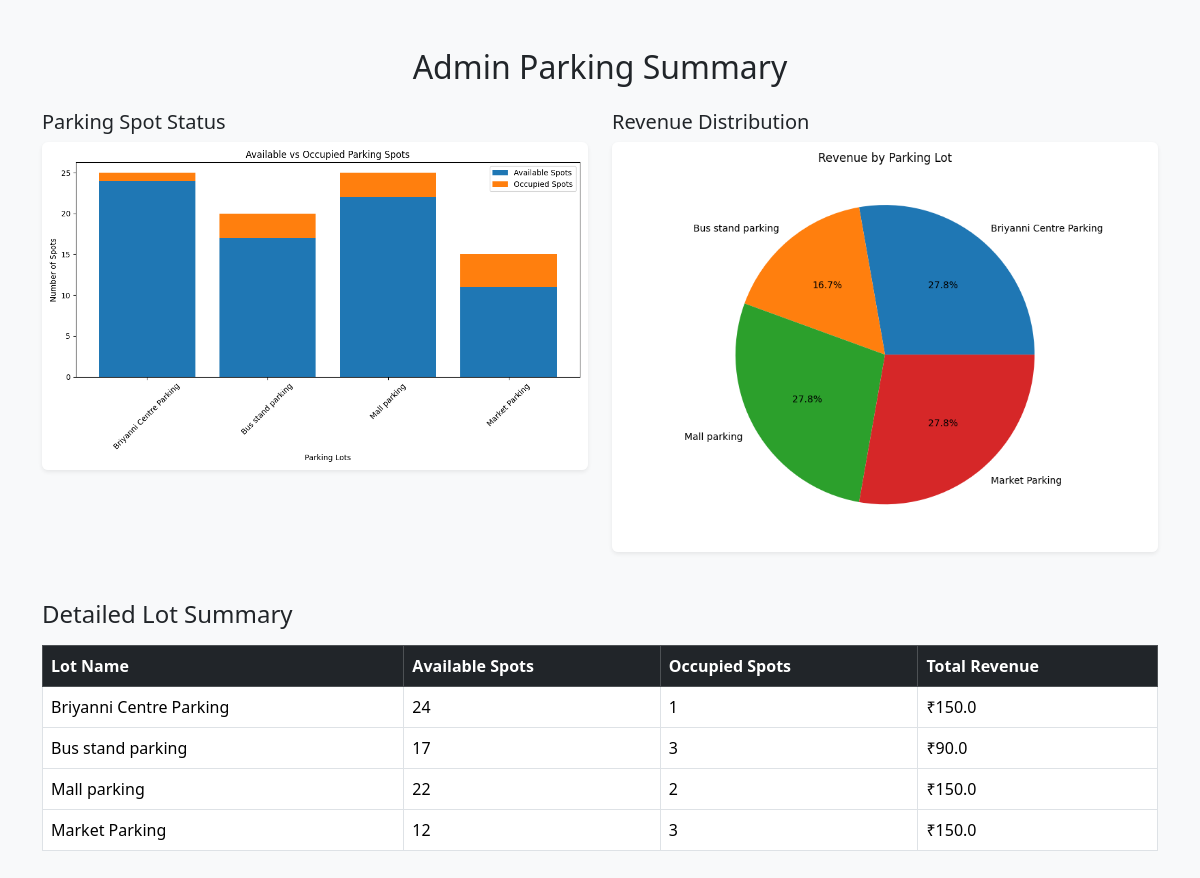
Screenshot of /admin/summary (signed in) with the database file from the repository.
### models.py (models this page shows)
class Parking(db.Model):
    __tablename__ = "parking"
    id = db.Column(db.Integer, primary_key=True)
    primary_location_name = db.Column(db.String(20), nullable=False)
    address = db.Column(db.String(20), nullable=False)
    pin_code = db.Column(db.String(20), nullable=False)
    price = db.Column(db.Float, nullable=False)
    number_of_spots = db.Column(db.Integer, nullable=False)
    spots = db.relationship(
        "parkingSpot", back_populates="parking", cascade="all, delete-orphan"
    )

### controllers.py (the view)
@app.route("/admin/summary", methods=["GET", "POST"])
def admin_summary():
    if "username" not in session or session["username"] != "admin":
        return redirect(url_for("login"))
    lots = Parking.query.order_by(Parking.primary_location_name).all()
    lot_names = []
    available_counts = []
    occupied_counts = []
    revenue_by_lot = []
    for lot in lots:
        lot_names.append(lot.primary_location_name)
        available = parkingSpot.query.filter_by(parking_id=lot.id, status="A").count()
        occupied = parkingSpot.query.filter_by(parking_id=lot.id, status="O").count()
        available_counts.append(available)
        occupied_counts.append(occupied)
        total_revenue = 0
        for spot in lot.spots:
            for booking in spot.bookings:
                if booking.status == "Released":
                    total_revenue += booking.parking_cost
        revenue_by_lot.append(total_revenue)
    os.makedirs(app.config["CHART_FOLDER"], exist_ok=True)
    plt.figure(figsize=(10, 6))
    plt.bar(lot_names, available_counts, label="Available Spots")
    plt.bar(lot_names, occupied_counts, bottom=available_counts, label="Occupied Spots")
    plt.xlabel("Parking Lots")
    plt.ylabel("Number of Spots")
    plt.title("Available vs Occupied Parking Spots")
    plt.legend()
    plt.xticks(rotation=45)
    plt.tight_layout()
    bar_chart_path = os.path.join(app.config["CHART_FOLDER"], "bar_chart.png")
    plt.savefig(bar_chart_path)
    plt.close()
    plt.figure(figsize=(8, 6))
    if revenue_by_lot and sum(revenue_by_lot) > 0:
        plt.pie(revenue_by_lot, labels=lot_names, autopct="%1.1f%%")
        plt.title("Revenue by Parking Lot")
    else:
        plt.text(0.5, 0.5, 'No Revenue Data', ha='center', va='center', fontsize=14)
        plt.axis('off')  # Hide axis if no pie
    plt.tight_layout()
    pie_chart_path = os.path.join(app.config["CHART_FOLDER"], "pie_chart.png")
    plt.savefig(pie_chart_path)
    plt.close()
    bar_chart_url = url_for("static", filename="charts/bar_chart.png")
    pie_chart_url = url_for("static", filename="charts/pie_chart.png")
    return render_template(
        "admin_summary.html",
        lots=lots,
        available_counts=available_counts,
        occupied_counts=occupied_counts,
        revenue_by_lot=revenue_by_lot,
        bar_chart_url=bar_chart_url,
        pie_chart_url=pie_chart_url,
    )

### templates/admin_summary.html (shortened to what this page needs)
<!DOCTYPE html>
<html lang="en">
<head>
    <link href="https://cdn.jsdelivr.net/npm/bootstrap@5.3.3/dist/css/bootstrap.min.css" rel="stylesheet">
</head>
<body class="bg-light">
    <div class="container my-5">
        <h2 class="mb-4 text-center">Admin Parking Summary</h2>
        <div class="row">
            <div class="col-md-6">
                <h5>Parking Spot Status</h5>
                <img src="{{ bar_chart_url }}" alt="Bar Chart" class="img-fluid rounded shadow-sm">
            </div>
            <div class="col-md-6">
                <h5>Revenue Distribution</h5>
                <img src="{{ pie_chart_url }}" alt="Pie Chart" class="img-fluid rounded shadow-sm">
            </div>
        </div>
        <div class="mt-5">
            <h4 class="mb-3">Detailed Lot Summary</h4>
            <table class="table table-bordered table-hover">
                <thead class="table-dark">
                    <tr>
                        <th>Lot Name</th>
                        <th>Available Spots</th>
                        <th>Occupied Spots</th>
                        <th>Total Revenue</th>
                    </tr>
                </thead>
                <tbody>
                    {% for i in range(lots|length) %}
                        <tr>
                            <td>{{ lots[i].primary_location_name }}</td>
                            <td>{{ available_counts[i] }}</td>
                            <td>{{ occupied_counts[i] }}</td>
                            <td>₹{{ revenue_by_lot[i] }}</td>
                        </tr>
                    {% endfor %}
                </tbody>
            </table>
        </div>
    </div>
</body>
</html>

### rows the page displays
Parking: primary_location_name "Briyanni Centre Parking"
Parking: primary_location_name "Bus stand parking"
Parking: primary_location_name "Mall parking"
Parking: primary_location_name "Market Parking"

### other values shown
{{ available_counts[i] }} "24" "17" "22" "12"
{{ occupied_counts[i] }} "1" "3" "2" "3"
{{ revenue_by_lot[i] }} "150.0" "90.0" "150.0" "150.0"
